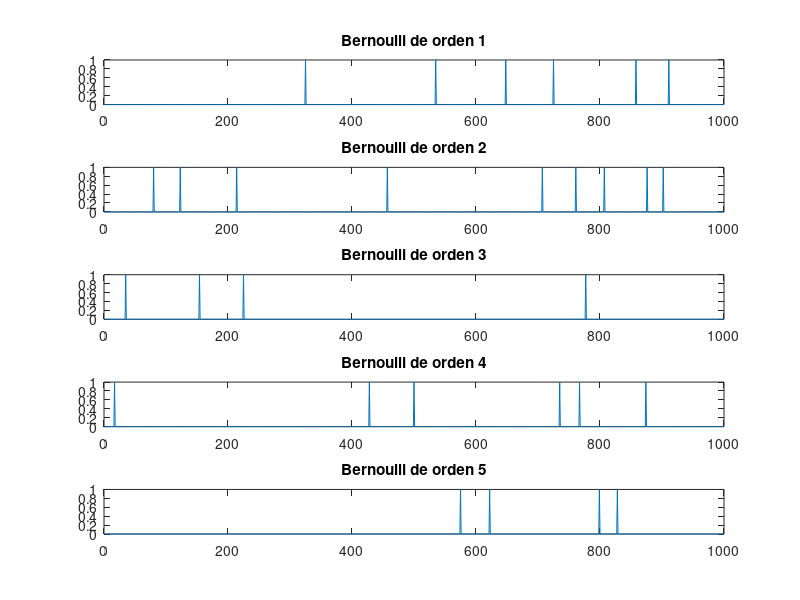
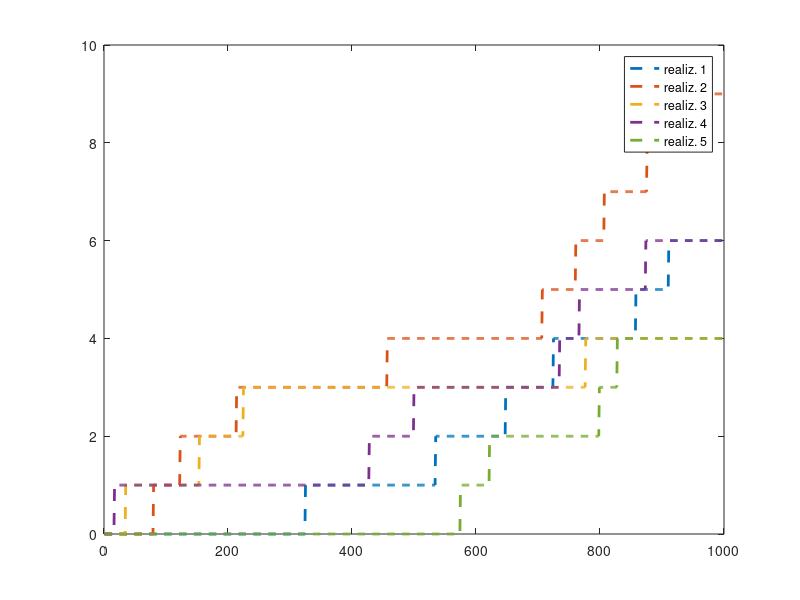
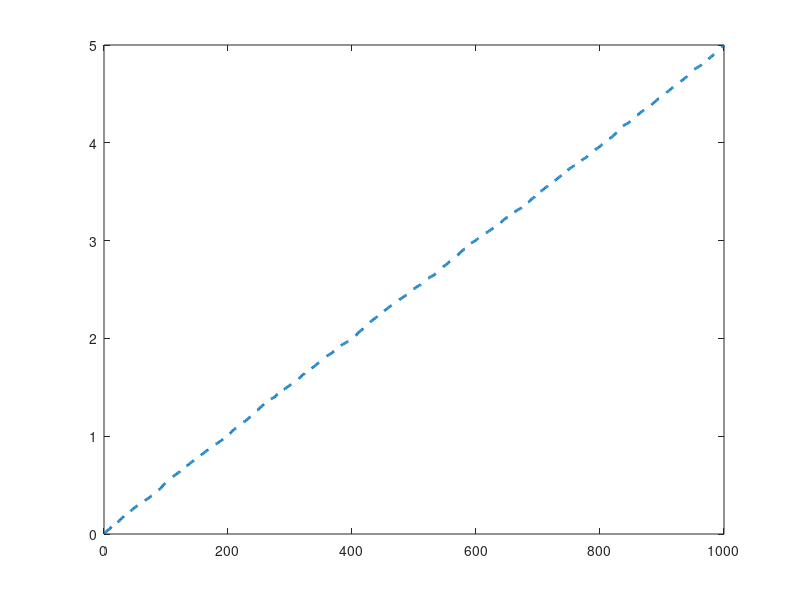

These figures' MATLAB source, in order:
close all
clear variables

n = 1000;
m = 2000;

lambda = 0.5;
T = 10;

delta = T/n;

p = lambda*delta;

X = zeros(1, n);

for i = 1:m
    Xi = binornd(1, p, 1, n);
    X(i, :) = Xi;
end


% Grafico las primeras 5 Binomiales para ver cómo tiene que ser el Proceso de Poisson
figure();
for i = 1:5
    subplot(5, 1, i);
    plot(X(i, :));
    title(['Bernoulli de orden ', num2str(i)]);
end

Poisson = zeros(m, n);

for i = 1:m
    for j = 1:n
        if X(i, j) == 1 && j == 1
            Poisson(i, j) = 1;
        elseif X(i, j) == 1
            Poisson(i, j) = Poisson(i, j-1) + 1;
        elseif j > 1
            Poisson(i, j) = Poisson(i, j-1);
        end
    end
end

% Grafico las primeras 5 Poisson
figure();
title(['Primeras 5 realizaciones de un Proceso de Poisson con \lambda = ', num2str(lambda)]);
for i = 1:5
    plot(Poisson(i, :), 'LineWidth', 2, 'LineStyle', '--');
    hold on
end
legend('realiz. 1', 'realiz. 2', 'realiz. 3', 'realiz. 4', 'realiz. 5');

figure();
title(['Media de un Proceso de Poisson con \lambda = ', num2str(lambda)]);
plot(mean(Poisson(1:n,:)), 'LineWidth', 2, 'LineStyle', '--');




